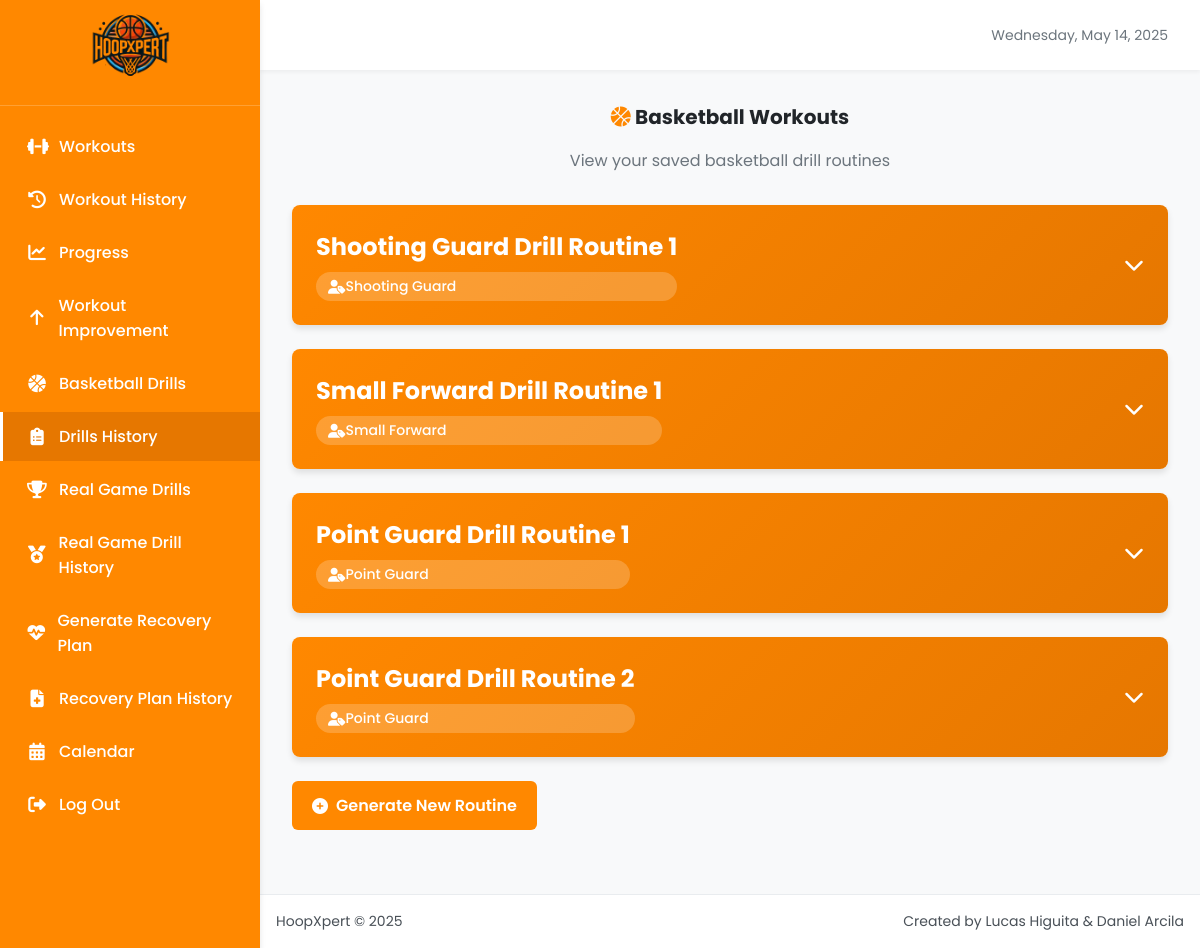
Screenshot of /drills_list/ with the database file from the repository.
### workout/models.py (models this page shows, shortened)
class BasketballWorkout(models.Model):
    name = models.CharField(max_length=100)
    workout_type = models.CharField(max_length=50)  # Esto almacena la posición usada
    exercises = models.ManyToManyField(BasketballDrill)

### workout/views.py (the view)
# urls.py: path('drills_list/', workout_views.drills_list),
def drills_list(request):
    drills = BasketballWorkout.objects.all()
    return render(request, 'drills_list.html', {'drills': drills})

### workout/templates/drills_list.html (shortened to what this page needs)
{% extends "base.html" %}
{% block content %}
<div class="drills-header">
  <h2 class="text-center fw-bold fs-lg mb-3">
    <i class="fas fa-basketball-ball text-primary"></i> Basketball Workouts
  </h2>
  <p class="text-center text-muted mb-4">View your saved basketball drill routines</p>
</div>
<div class="workout-container">
  {% if drills %}
    {% for workout in drills %}
      <div class="workout-card">
        <div class="workout-header" onclick="toggleWorkout(this)">
          <div class="workout-header-left">
            <h3 class="workout-name">{{ workout.name }}</h3>
            <div class="workout-type">
              <i class="fas fa-user-tag mr-2"></i> {{ workout.workout_type }}
            </div>
          </div>
          <div class="workout-toggle">
            <i class="fas fa-chevron-down"></i>
          </div>
        </div>
      </div>
    {% endfor %}
  {% endif %}
  {% if drills %}
    <div class="d-flex justify-content-center mt-4">
      <a href="/basketball_drills/" class="btn">
        <i class="fas fa-plus-circle"></i> Generate New Routine
      </a>
    </div>
  {% endif %}
</div>
{% endblock %}

### templates/base.html (style rules this page uses)
:root { --primary: #FF8800; --primary-light: #FFA940; --primary-dark: #E67700; --primary-hover: #FF9922; --secondary: #2C3E50; --background: #F8F9FA; --surface: #FFFFFF; --surface-hover: #F1F3F5; --border: #E9ECEF; --text-primary: #212529; --text-secondary: #495057; --text-muted: #6C757D; --text-light: #FFFFFF; --success: #28A745; --info: #17A2B8; --warning: #FFC107; --danger: #DC3545; --shadow-sm: 0 2px 4px rgba(0, 0, 0, 0.05); --shadow: 0 4px 6px rgba(0, 0, 0, 0.1); --shadow-lg: 0 10px 15px rgba(0, 0, 0, 0.1); --transition: all 0.3s ease; --sidebar-width: 260px; --header-height: 70px; --sidebar-bg: #FF8800; --sidebar-hover: #FF9922; --sidebar-active: #E67700; }
* { box-sizing: border-box; margin: 0; padding: 0; }
body { font-family: 'Poppins', sans-serif; background-color: var(--background); color: var(--text-primary); display: grid; grid-template-areas: "sidebar header" "sidebar main" "sidebar footer"; grid-template-columns: var(--sidebar-width) 1fr; grid-template-rows: var(--header-height) 1fr auto; height: 100vh; overflow: hidden; }
.btn { display: inline-flex; align-items: center; justify-content: center; gap: 0.5rem; padding: 0.75rem 1.25rem; background-color: var(--primary); color: var(--text-light); text-decoration: none; border-radius: 0.375rem; font-weight: 600; transition: var(--transition); border: none; cursor: pointer; }
.text-primary { color: var(--primary); }
.text-muted { color: var(--text-muted); }
.text-center { text-align: center; }
.mb-3 { margin-bottom: 1rem; }
.mb-4 { margin-bottom: 1.5rem; }
.mt-4 { margin-top: 1.5rem; }
.fw-bold { font-weight: 700; }
.fs-lg { font-size: 1.25rem; }
.d-flex { display: flex; }

### workout/templates/drills_list.html (style rules this page uses)
.drills-header { margin-bottom: 2rem; }
.workout-container { margin-bottom: 2rem; }
.workout-card { background-color: var(--surface); border-radius: 0.5rem; box-shadow: var(--shadow); overflow: hidden; margin-bottom: 1.5rem; transition: var(--transition); }
.workout-header { padding: 1.5rem; background: linear-gradient(135deg, var(--primary) 0%, var(--primary-dark) 100%); color: white; cursor: pointer; display: flex; justify-content: space-between; align-items: center; }
.workout-header-left { display: flex; flex-direction: column; }
.workout-name { margin: 0; font-size: 1.5rem; font-weight: 700; }
.workout-type { display: inline-flex; align-items: center; padding: 0.25rem 0.75rem; border-radius: 9999px; font-size: 0.875rem; font-weight: 500; background-color: rgba(255, 255, 255, 0.2); color: white; margin-top: 0.5rem; }
.workout-toggle { font-size: 1.25rem; transition: transform 0.3s ease; }

### rows the page displays
BasketballWorkout: name "Shooting Guard Drill Routine 1", workout_type "Shooting Guard"
BasketballWorkout: name "Small Forward Drill Routine 1", workout_type "Small Forward"
BasketballWorkout: name "Point Guard Drill Routine 1", workout_type "Point Guard"
BasketballWorkout: name "Point Guard Drill Routine 2", workout_type "Point Guard"
